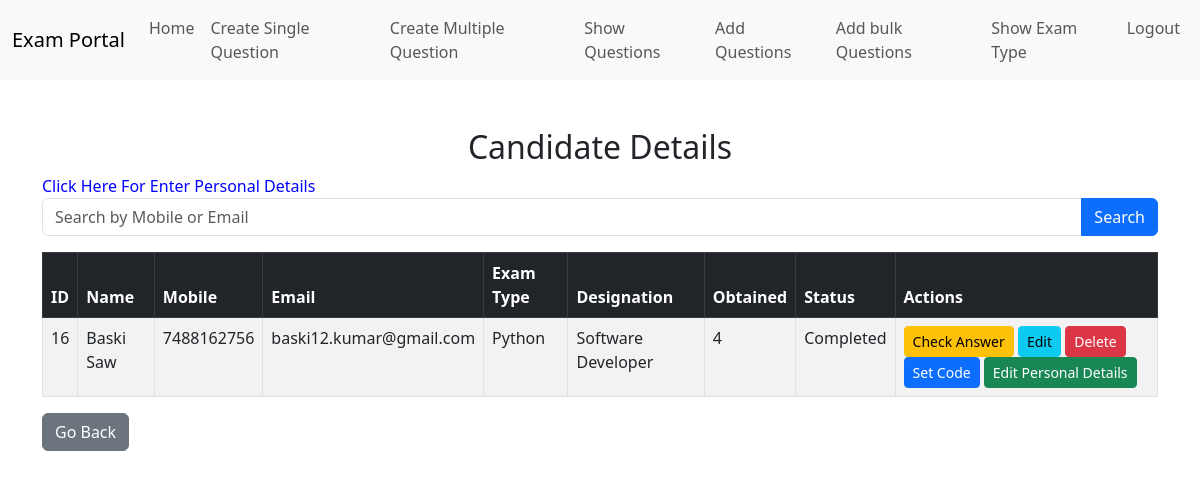
Page /show_candidate.php on the earlier database version.
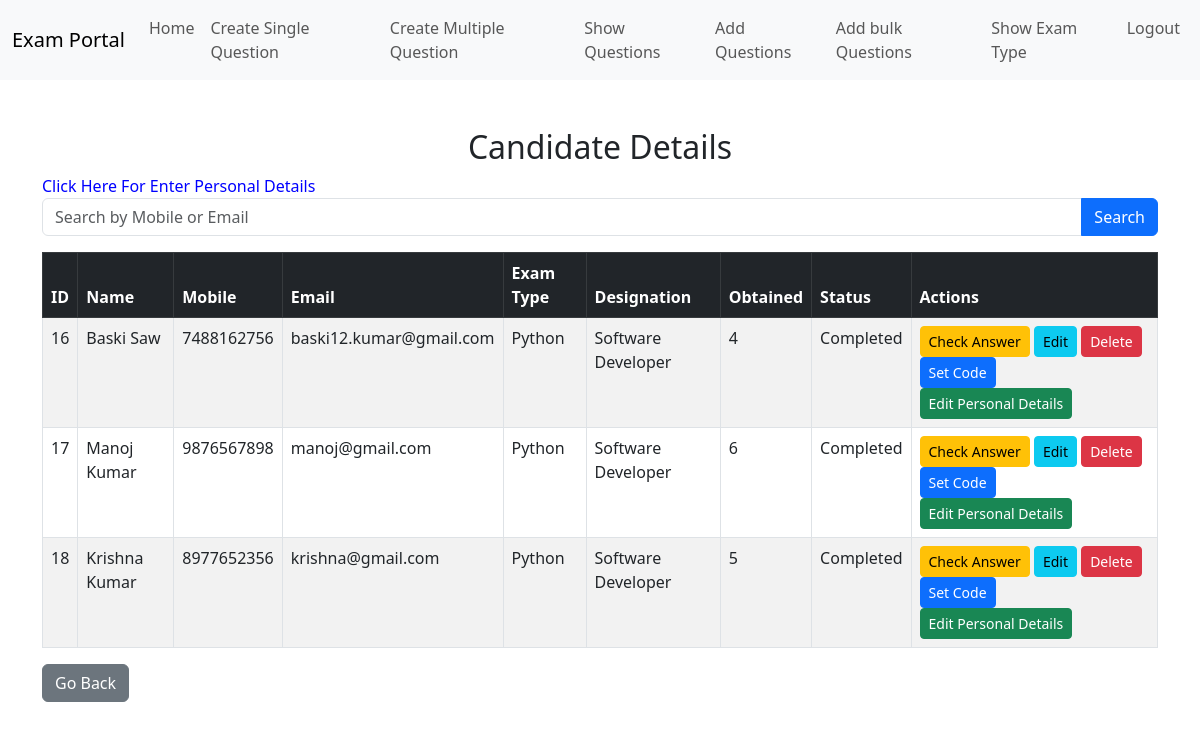
Same page on the later database version.
### tables this page shows
CREATE TABLE `candidates` (
  `id` int(8) NOT NULL,
  `name` varchar(255) NOT NULL,
  `mobile` varchar(15) NOT NULL,
  `email` varchar(100) NOT NULL,
  `password` varchar(100) NOT NULL,
  `exam_type` varchar(100) NOT NULL,
  `designation` varchar(100) NOT NULL,
  `total_questions` int(3) NOT NULL,
  `total_marks` int(4) NOT NULL,
  `sec_code` varchar(10) NOT NULL,
  `exam_duration` varchar(10) NOT NULL,
  `status` varchar(50) NOT NULL,
  `is_exam_completed` tinyint(1) DEFAULT 0
);

### show_candidate.php (the view, shortened to what this page needs)
<?php
include 'conn.php';
$searchQuery = "";
$searchResults = null;
$candidates = $searchResults ?: $conn->query("SELECT * FROM candidates");
?>
<!DOCTYPE html>
<html>
<head>
    <link rel="stylesheet" href="https://cdnjs.cloudflare.com/ajax/libs/bootstrap/5.3.0/css/bootstrap.min.css">
</head>
<body>
<?php include 'header2.php';?>
<div class="container mt-5">
    <h2 class="text-center">Candidate Details</h2>
    <a style="color: blue;" class="nav-link" href="candidate_personal_details.php">Click Here For Enter Personal Details </a>
    <form method="POST" class="mb-3">
        <div class="input-group">
            <input type="text" name="search" class="form-control" placeholder="Search by Mobile or Email" value="<?php echo htmlspecialchars($searchQuery); ?>">
            <button type="submit" class="btn btn-primary">Search</button>
        </div>
    </form>
    <table class="table table-bordered table-striped">
        <thead class="table-dark">
            <tr>
                <th>ID</th>
                <th>Name</th>
                <th>Mobile</th>
                <th>Email</th>
                <th>Exam Type</th>
                <th>Designation</th>
                <th>Obtained</th>
                <th>Status</th>
                <th>Actions</th>
            </tr>
        </thead>
        <tbody>
            <?php while ($row = $candidates->fetch_assoc()) { ?>
                <tr>
                    <td><?php echo $row['id']; ?></td>
                    <td><?php echo htmlspecialchars($row['name']); ?></td>
                    <td><?php echo htmlspecialchars($row['mobile']); ?></td>
                    <td><?php echo htmlspecialchars($row['email']); ?></td>
                    <td><?php echo htmlspecialchars($row['exam_type']); ?></td>
                    <td><?php echo htmlspecialchars($row['designation']); ?></td>
                    <td><?php echo htmlspecialchars($row['total_marks']); ?></td>
                    <td><?php echo htmlspecialchars($row['status']); ?></td>
                    <td>
    <a href="show_result_details.php?id=<?php echo $row['id']; ?>" class="btn btn-warning btn-sm">Check Answer</a>
    <a href="edit_candidate.php?id=<?php echo $row['id']; ?>" class="btn btn-info btn-sm">Edit</a>
    <a href="delete_candidate.php?delete=<?php echo $row['id']; ?>" class="btn btn-danger btn-sm" onclick="return confirm('Are you sure you want to delete this record?');">Delete</a>
    <a href="show_question_set.php?candidate_id=<?php echo $row['id']; ?>" class="btn btn-primary btn-sm">Set Code</a>
    <a href="edit_candidate_details.php?id=<?php echo $row['id']; ?>" class="btn btn-success btn-sm">Edit Personal Details</a>
</td>
                </tr>
            <?php } ?>
        </tbody>
    </table>
    <a href="index.php" class="btn btn-secondary">Go Back</a>
</div>
</body>
</html>

### header2.php (shortened to what this page needs)
<nav class="navbar navbar-expand-lg navbar-light bg-light">
    <div class="container-fluid">
        <a class="navbar-brand" href="#">Exam Portal</a>
        <div class="collapse navbar-collapse" id="navbarNav">
            <ul class="navbar-nav ms-auto">
                <li class="nav-item"><a class="nav-link" href="show_candidate.php">Home</a></li>
                <li class="nav-item"><a class="nav-link" href="single_question_bank.php">Create Single Question</a></li>
                <li class="nav-item"><a class="nav-link" href="multiple_question_bank.php">Create Multiple Question</a></li>
                <li class="nav-item"><a class="nav-link" href="show_question.php">Show Questions</a></li>
                <li class="nav-item"><a class="nav-link" href="add_question.php">Add Questions</a></li>
                <li class="nav-item"><a class="nav-link" href="add_bulk_question.php">Add bulk Questions</a></li>
                <li class="nav-item"><a class="nav-link" href="show_exam_type.php">Show Exam Type</a></li>
                <li class="nav-item"><a class="nav-link" href="index.php">Logout</a></li>
            </ul>
        </div>
    </div>
</nav>

Differences in the rows shown:
added candidates: id "17", name "Manoj Kumar", mobile "9876567898", email "manoj@gmail.com", exam_type "Python", designation "Software Developer", total_marks "6", status "Completed"
added candidates: id "18", name "Krishna Kumar", mobile "8977652356", email "krishna@gmail.com", exam_type "Python", designation "Software Developer", total_marks "5", status "Completed"
